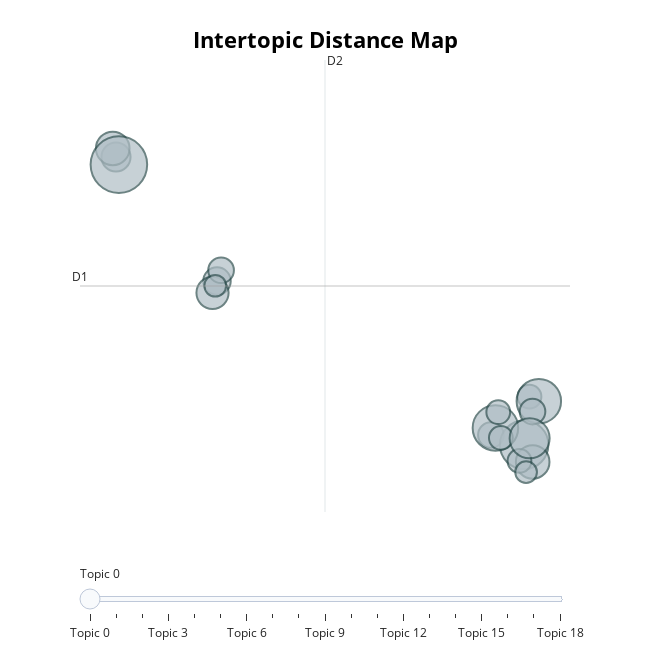

The cell this chart's notebook holds for it:
### Code cell
topic_model.visualize_topics()
topic_model.visualize_documents(lyrics,
# These were calculated beforehand with UMAP
topics=list(range (30)), custom_labels=True, height=600)

### Figure 1 — Plotly figure (JSON) as saved in the notebook; plotly's stock layout.template omitted (floating-point values rounded to 4 significant figures)
{"data": [{"customdata": [[0, "porch | love | chilled | thursday | wednesday", 7], [1, "ride | forget | stay | punches | gotta", 8], [2, "baby | ashanti | love | dance | wanna", 25], [3, "yeah | holding | wasting | superhuman | undertow", 11], [4, "chorus | awhile | heart | baby | follow", 22], [5, "survivor | succeed | dust | harder | survive", 7], [6, "wonderful | dream | love | desert | hear", 9], [7, "woman | lover | gonna | meee | love", 6], [8, "jennifer | baby | shake | cool | wanna", 12], [9, "step | round | seperate | dock | slide", 6], [10, "music | maria | chola | turn | gaye", 6], [11, "river | waste | hates | honored | overlook", 5], [12, "life | knew | complete | special | changed", 12], [13, "hope | heaven | feel | place | heart", 34], [14, "stand | sprung | chorus | head | drinks", 6], [15, "sugar | superman | thong | high | cream", 21], [16, "verse | daddy | shake | beenie | chorus", 7], [17, "locked | hooo | chingy | snoop | twista", 5], [18, "slim | lean | wally | falls | chie", 17]], "hovertemplate": "<b>Topic %{customdata[0]}</b><br>%{customdata[1]}<br>Size: %{customdata[2]}", "legendgroup": "", "marker": {"color": "#B0BEC5", "line": {"color": "DarkSlateGrey", "width": 2}, "size": [7, 8, 25, 11, 22, 7, 9, 6, 12, 6, 6, 5, 12, 34, 6, 21, 7, 5, 17], "sizemode": "area", "sizeref": 0.02125, "symbol": "circle"}, "mode": "markers", "name": "", "orientation": "v", "showlegend": false, "type": "scatter", "x": [10.73, -7.66, 12.96, -7.96, 11.03, -7.385, -14.44, 11.4, 13.53, 11.22, 12.65, -7.779, -14.66, -14.25, 13.32, 13.95, 13.52, 13.09, 13.33], "xaxis": "x", "y": [7.711, 11.63, 7.462, 11.33, 7.891, 11.9, 14.79, 7.638, 7.026, 8.291, 7.052, 11.51, 15.0, 14.59, 8.687, 8.573, 8.307, 6.767, 7.627], "yaxis": "y"}], "layout": {"annotations": [{"showarrow": false, "text": "D1", "x": -16.86, "y": 11.5, "yshift": 10}, {"showarrow": false, "text": "D2", "x": -0.409, "xshift": 10, "y": 17.25}], "height": 650, "hoverlabel": {"bgcolor": "white", "font": {"family": "Rockwell", "size": 16}}, "legend": {"itemsizing": "constant", "tracegroupgap": 0}, "margin": {"t": 60}, "shapes": [{"line": {"color": "#CFD8DC", "width": 2}, "type": "line", "x0": -0.409, "x1": -0.409, "y0": 5.752, "y1": 17.25}, {"line": {"color": "#9E9E9E", "width": 2}, "type": "line", "x0": -16.86, "x1": 16.04, "y0": 11.5, "y1": 11.5}], "sliders": [{"active": 0, "pad": {"t": 50}, "steps": [{"args": [{"marker.color": [["red", "#B0BEC5", "#B0BEC5", "#B0BEC5", "#B0BEC5", "#B0BEC5", "#B0BEC5", "#B0BEC5", "#B0BEC5", "#B0BEC5", "#B0BEC5", "#B0BEC5", "#B0BEC5", "#B0BEC5", "#B0BEC5", "#B0BEC5", "#B0BEC5", "#B0BEC5", "#B0BEC5"]]}], "label": "Topic 0", "method": "update"}, {"args": [{"marker.color": [["#B0BEC5", "red", "#B0BEC5", "#B0BEC5", "#B0BEC5", "#B0BEC5", "#B0BEC5", "#B0BEC5", "#B0BEC5", "#B0BEC5", "#B0BEC5", "#B0BEC5", "#B0BEC5", "#B0BEC5", "#B0BEC5", "#B0BEC5", "#B0BEC5", "#B0BEC5", "#B0BEC5"]]}], "label": "Topic 1", "method": "update"}, {"args": [{"marker.color": [["#B0BEC5", "#B0BEC5", "red", "#B0BEC5", "#B0BEC5", "#B0BEC5", "#B0BEC5", "#B0BEC5", "#B0BEC5", "#B0BEC5", "#B0BEC5", "#B0BEC5", "#B0BEC5", "#B0BEC5", "#B0BEC5", "#B0BEC5", "#B0BEC5", "#B0BEC5", "#B0BEC5"]]}], "label": "Topic 2", "method": "update"}, {"args": [{"marker.color": [["#B0BEC5", "#B0BEC5", "#B0BEC5", "red", "#B0BEC5", "#B0BEC5", "#B0BEC5", "#B0BEC5", "#B0BEC5", "#B0BEC5", "#B0BEC5", "#B0BEC5", "#B0BEC5", "#B0BEC5", "#B0BEC5", "#B0BEC5", "#B0BEC5", "#B0BEC5", "#B0BEC5"]]}], "label": "Topic 3", "method": "update"}, {"args": [{"marker.color": [["#B0BEC5", "#B0BEC5", "#B0BEC5", "#B0BEC5", "red", "#B0BEC5", "#B0BEC5", "#B0BEC5", "#B0BEC5", "#B0BEC5", "#B0BEC5", "#B0BEC5", "#B0BEC5", "#B0BEC5", "#B0BEC5", "#B0BEC5", "#B0BEC5", "#B0BEC5", "#B0BEC5"]]}], "label": "Topic 4", "method": "update"}, {"args": [{"marker.color": [["#B0BEC5", "#B0BEC5", "#B0BEC5", "#B0BEC5", "#B0BEC5", "red", "#B0BEC5", "#B0BEC5", "#B0BEC5", "#B0BEC5", "#B0BEC5", "#B0BEC5", "#B0BEC5", "#B0BEC5", "#B0BEC5", "#B0BEC5", "#B0BEC5", "#B0BEC5", "#B0BEC5"]]}], "label": "Topic 5", "method": "update"}, {"args": [{"marker.color": [["#B0BEC5", "#B0BEC5", "#B0BEC5", "#B0BEC5", "#B0BEC5", "#B0BEC5", "red", "#B0BEC5", "#B0BEC5", "#B0BEC5", "#B0BEC5", "#B0BEC5", "#B0BEC5", "#B0BEC5", "#B0BEC5", "#B0BEC5", "#B0BEC5", "#B0BEC5", "#B0BEC5"]]}], "label": "Topic 6", "method": "update"}, {"args": [{"marker.color": [["#B0BEC5", "#B0BEC5", "#B0BEC5", "#B0BEC5", "#B0BEC5", "#B0BEC5", "#B0BEC5", "red", "#B0BEC5", "#B0BEC5", "#B0BEC5", "#B0BEC5", "#B0BEC5", "#B0BEC5", "#B0BEC5", "#B0BEC5", "#B0BEC5", "#B0BEC5", "#B0BEC5"]]}], "label": "Topic 7", "method": "update"}, {"args": [{"marker.color": [["#B0BEC5", "#B0BEC5", "#B0BEC5", "#B0BEC5", "#B0BEC5", "#B0BEC5", "#B0BEC5", "#B0BEC5", "red", "#B0BEC5", "#B0BEC5", "#B0BEC5", "#B0BEC5", "#B0BEC5", "#B0BEC5", "#B0BEC5", "#B0BEC5", "#B0BEC5", "#B0BEC5"]]}], "label": "Topic 8", "method": "update"}, {"args": [{"marker.color": [["#B0BEC5", "#B0BEC5", "#B0BEC5", "#B0BEC5", "#B0BEC5", "#B0BEC5", "#B0BEC5", "#B0BEC5", "#B0BEC5", "red", "#B0BEC5", "#B0BEC5", "#B0BEC5", "#B0BEC5", "#B0BEC5", "#B0BEC5", "#B0BEC5", "#B0BEC5", "#B0BEC5"]]}], "label": "Topic 9", "method": "update"}, {"args": [{"marker.color": [["#B0BEC5", "#B0BEC5", "#B0BEC5", "#B0BEC5", "#B0BEC5", "#B0BEC5", "#B0BEC5", "#B0BEC5", "#B0BEC5", "#B0BEC5", "red", "#B0BEC5", "#B0BEC5", "#B0BEC5", "#B0BEC5", "#B0BEC5", "#B0BEC5", "#B0BEC5", "#B0BEC5"]]}], "label": "Topic 10", "method": "update"}, {"args": [{"marker.color": [["#B0BEC5", "#B0BEC5", "#B0BEC5", "#B0BEC5", "#B0BEC5", "#B0BEC5", "#B0BEC5", "#B0BEC5", "#B0BEC5", "#B0BEC5", "#B0BEC5", "red", "#B0BEC5", "#B0BEC5", "#B0BEC5", "#B0BEC5", "#B0BEC5", "#B0BEC5", "#B0BEC5"]]}], "label": "Topic 11", "method": "update"}, {"args": [{"marker.color": [["#B0BEC5", "#B0BEC5", "#B0BEC5", "#B0BEC5", "#B0BEC5", "#B0BEC5", "#B0BEC5", "#B0BEC5", "#B0BEC5", "#B0BEC5", "#B0BEC5", "#B0BEC5", "red", "#B0BEC5", "#B0BEC5", "#B0BEC5", "#B0BEC5", "#B0BEC5", "#B0BEC5"]]}], "label": "Topic 12", "method": "update"}, {"args": [{"marker.color": [["#B0BEC5", "#B0BEC5", "#B0BEC5", "#B0BEC5", "#B0BEC5", "#B0BEC5", "#B0BEC5", "#B0BEC5", "#B0BEC5", "#B0BEC5", "#B0BEC5", "#B0BEC5", "#B0BEC5", "red", "#B0BEC5", "#B0BEC5", "#B0BEC5", "#B0BEC5", "#B0BEC5"]]}], "label": "Topic 13", "method": "update"}, {"args": [{"marker.color": [["#B0BEC5", "#B0BEC5", "#B0BEC5", "#B0BEC5", "#B0BEC5", "#B0BEC5", "#B0BEC5", "#B0BEC5", "#B0BEC5", "#B0BEC5", "#B0BEC5", "#B0BEC5", "#B0BEC5", "#B0BEC5", "red", "#B0BEC5", "#B0BEC5", "#B0BEC5", "#B0BEC5"]]}], "label": "Topic 14", "method": "update"}, {"args": [{"marker.color": [["#B0BEC5", "#B0BEC5", "#B0BEC5", "#B0BEC5", "#B0BEC5", "#B0BEC5", "#B0BEC5", "#B0BEC5", "#B0BEC5", "#B0BEC5", "#B0BEC5", "#B0BEC5", "#B0BEC5", "#B0BEC5", "#B0BEC5", "red", "#B0BEC5", "#B0BEC5", "#B0BEC5"]]}], "label": "Topic 15", "method": "update"}, {"args": [{"marker.color": [["#B0BEC5", "#B0BEC5", "#B0BEC5", "#B0BEC5", "#B0BEC5", "#B0BEC5", "#B0BEC5", "#B0BEC5", "#B0BEC5", "#B0BEC5", "#B0BEC5", "#B0BEC5", "#B0BEC5", "#B0BEC5", "#B0BEC5", "#B0BEC5", "red", "#B0BEC5", "#B0BEC5"]]}], "label": "Topic 16", "method": "update"}, {"args": [{"marker.color": [["#B0BEC5", "#B0BEC5", "#B0BEC5", "#B0BEC5", "#B0BEC5", "#B0BEC5", "#B0BEC5", "#B0BEC5", "#B0BEC5", "#B0BEC5", "#B0BEC5", "#B0BEC5", "#B0BEC5", "#B0BEC5", "#B0BEC5", "#B0BEC5", "#B0BEC5", "red", "#B0BEC5"]]}], "label": "Topic 17", "method": "update"}, {"args": [{"marker.color": [["#B0BEC5", "#B0BEC5", "#B0BEC5", "#B0BEC5", "#B0BEC5", "#B0BEC5", "#B0BEC5", "#B0BEC5", "#B0BEC5", "#B0BEC5", "#B0BEC5", "#B0BEC5", "#B0BEC5", "#B0BEC5", "#B0BEC5", "#B0BEC5", "#B0BEC5", "#B0BEC5", "red"]]}], "label": "Topic 18", "method": "update"}]}], "title": {"font": {"color": "Black", "size": 22}, "text": "<b>Intertopic Distance Map</b>", "x": 0.5, "xanchor": "center", "y": 0.95, "yanchor": "top"}, "width": 650, "xaxis": {"anchor": "y", "domain": [0, 1], "range": [-16.86, 16.04], "title": {"text": ""}, "visible": false}, "yaxis": {"anchor": "x", "domain": [0, 1], "range": [5.752, 17.25], "title": {"text": ""}, "visible": false}}}
